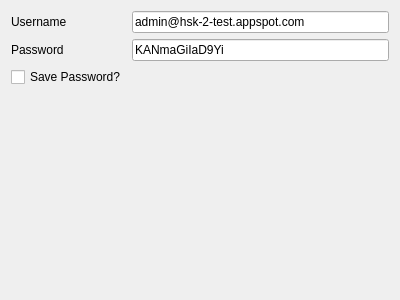
<?xml version="1.0" encoding="UTF-8"?>
<ui version="4.0">
 <class>AuthUserPassword</class>
 <widget class="QWidget" name="AuthUserPassword">
  <property name="geometry">
   <rect>
    <x>0</x>
    <y>0</y>
    <width>400</width>
    <height>300</height>
   </rect>
  </property>
  <property name="windowTitle">
   <string>Form</string>
  </property>
  <layout class="QFormLayout" name="formLayout">
   <item row="0" column="0">
    <widget class="QLabel" name="lblUsername">
     <property name="text">
      <string>Username</string>
     </property>
    </widget>
   </item>
   <item row="1" column="0">
    <widget class="QLabel" name="lblPassword">
     <property name="text">
      <string>Password</string>
     </property>
    </widget>
   </item>
   <item row="0" column="1">
    <widget class="QLineEdit" name="editUsername">
     <property name="text">
      <string>admin@hsk-2-test.appspot.com</string>
     </property>
    </widget>
   </item>
   <item row="1" column="1">
    <widget class="QLineEdit" name="editPassword">
     <property name="text">
      <string>KANmaGiIaD9Yi</string>
     </property>
    </widget>
   </item>
   <item row="2" column="0">
    <widget class="QCheckBox" name="cbSavePassword">
     <property name="text">
      <string>Save Password?</string>
     </property>
    </widget>
   </item>
  </layout>
 </widget>
 <resources/>
 <connections/>
</ui>
